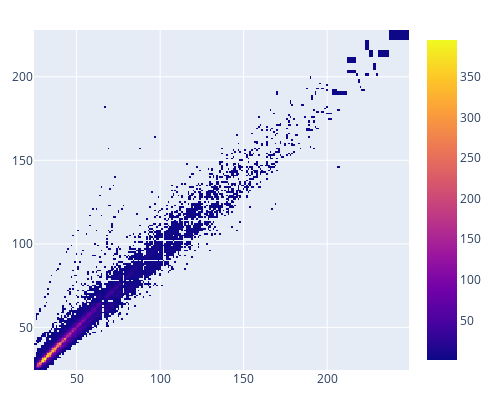

The notebook cell saved with this chart:
### Code cell
import plotly.graph_objects as go

df_size = data.groupby(['Width', 'Height'], as_index=False).size()
fig = go.Figure(data=go.Heatmap(z=df_size['size'], x=df_size['Width'], y=df_size['Height']))
fig.update_layout(margin=dict(t=30,r=30,b=30,l=30), width=500, height=400)
fig.show()

### Figure 1 — Plotly figure (JSON) as saved in the notebook; plotly's stock layout.template omitted (floating-point values rounded to 4 significant figures; data arrays with more than 128 entries replaced by an {"elided": "..."} marker saying what was removed)
{"data": [{"type": "heatmap", "x": {"elided": "2924 int values"}, "y": {"elided": "2924 int values"}, "z": {"elided": "2924 int values"}}], "layout": {"height": 400, "margin": {"b": 30, "l": 30, "r": 30, "t": 30}, "width": 500}}
